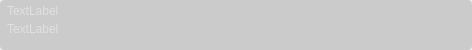
<?xml version="1.0" encoding="UTF-8"?>
<ui version="4.0">
 <class>MissionForm</class>
 <widget class="QWidget" name="MissionForm">
  <property name="geometry">
   <rect>
    <x>0</x>
    <y>0</y>
    <width>472</width>
    <height>50</height>
   </rect>
  </property>
  <property name="minimumSize">
   <size>
    <width>0</width>
    <height>50</height>
   </size>
  </property>
  <property name="maximumSize">
   <size>
    <width>16777215</width>
    <height>50</height>
   </size>
  </property>
  <property name="windowTitle">
   <string>Form</string>
  </property>
  <property name="styleSheet">
   <string notr="true">  selection-color: #ffffff;
  selection-background-color: #6357a3;</string>
  </property>
  <layout class="QVBoxLayout" name="verticalLayout_2">
   <property name="spacing">
    <number>0</number>
   </property>
   <property name="leftMargin">
    <number>0</number>
   </property>
   <property name="topMargin">
    <number>0</number>
   </property>
   <property name="rightMargin">
    <number>0</number>
   </property>
   <property name="bottomMargin">
    <number>0</number>
   </property>
   <item>
    <widget class="QFrame" name="frame">
     <property name="minimumSize">
      <size>
       <width>0</width>
       <height>50</height>
      </size>
     </property>
     <property name="maximumSize">
      <size>
       <width>16777215</width>
       <height>50</height>
      </size>
     </property>
     <property name="styleSheet">
      <string notr="true">QFrame{
    font: 500 9.5pt &quot;Video Med&quot;;
    border-radius: 4px;
    background-color: rgba(58, 59, 63, 0.2);
}

QFrame:hover{
     background-color: rgba(68, 69, 73, 0.3);
}

QLabel {
	background-color: none;
	border: none;
	margin-right: 10px;
}

QLabel:hover {
	background-color: none;
	border: none;
	margin-right: 10px;
}</string>
     </property>
     <property name="frameShape">
      <enum>QFrame::StyledPanel</enum>
     </property>
     <property name="frameShadow">
      <enum>QFrame::Raised</enum>
     </property>
     <layout class="QVBoxLayout" name="verticalLayout">
      <property name="spacing">
       <number>4</number>
      </property>
      <property name="leftMargin">
       <number>4</number>
      </property>
      <property name="topMargin">
       <number>4</number>
      </property>
      <property name="rightMargin">
       <number>4</number>
      </property>
      <property name="bottomMargin">
       <number>4</number>
      </property>
      <item>
       <widget class="QLabel" name="titleLabel">
        <property name="styleSheet">
         <string notr="true">QLabel{
	
	
	font: 300 11pt &quot;Video Light&quot;;
	color: rgba(255, 255, 255, 0.4);
	border:0;
	background: rgba(0,0,0,0);
}</string>
        </property>
        <property name="text">
         <string>TextLabel</string>
        </property>
       </widget>
      </item>
      <item>
       <widget class="QLabel" name="descripTionLabel">
        <property name="styleSheet">
         <string notr="true">QLabel{
	
	
	font: 300 8.5pt &quot;Video Light&quot;;
	color: rgba(255, 255, 255, 0.4);
	border:0;
	background: rgba(0,0,0,0);
}</string>
        </property>
        <property name="text">
         <string>TextLabel</string>
        </property>
       </widget>
      </item>
      <item>
       <spacer name="verticalSpacer">
        <property name="orientation">
         <enum>Qt::Vertical</enum>
        </property>
        <property name="sizeHint" stdset="0">
         <size>
          <width>20</width>
          <height>2</height>
         </size>
        </property>
       </spacer>
      </item>
     </layout>
    </widget>
   </item>
  </layout>
 </widget>
 <resources>
  <include location="../resources/src.qrc"/>
 </resources>
 <connections/>
</ui>
